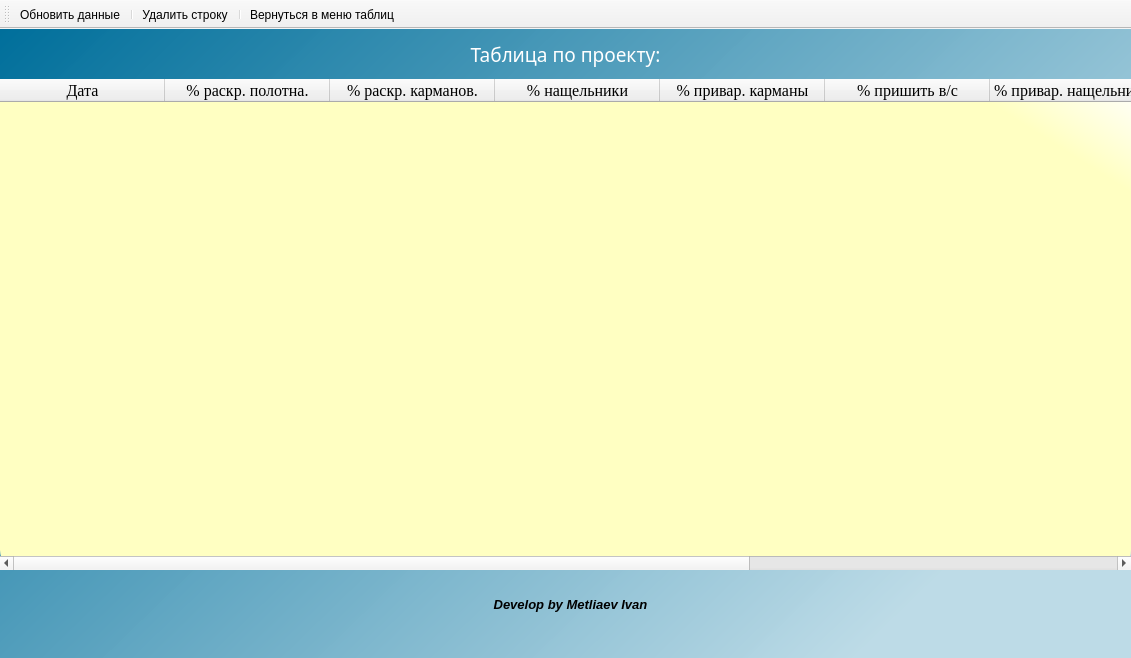
<?xml version="1.0" encoding="UTF-8"?>
<ui version="4.0">
 <class>Table1</class>
 <widget class="QMainWindow" name="Table1">
  <property name="geometry">
   <rect>
    <x>0</x>
    <y>0</y>
    <width>1131</width>
    <height>658</height>
   </rect>
  </property>
  <property name="minimumSize">
   <size>
    <width>602</width>
    <height>658</height>
   </size>
  </property>
  <property name="maximumSize">
   <size>
    <width>3000</width>
    <height>3000</height>
   </size>
  </property>
  <property name="windowTitle">
   <string>Данные по проекту</string>
  </property>
  <property name="styleSheet">
   <string notr="true">QWidget#centralwidget{
     background:qlineargradient(spread:pad, x1:0, y1:0, x2:1, y2:0.574, stop:0 rgba(0, 111, 155, 255), stop:1 rgba(187, 218, 230, 248));
}</string>
  </property>
  <widget class="QWidget" name="centralwidget">
   <widget class="QTableWidget" name="maintable">
    <property name="geometry">
     <rect>
      <x>0</x>
      <y>50</y>
      <width>1131</width>
      <height>491</height>
     </rect>
    </property>
    <property name="minimumSize">
     <size>
      <width>0</width>
      <height>0</height>
     </size>
    </property>
    <property name="maximumSize">
     <size>
      <width>2000</width>
      <height>2000</height>
     </size>
    </property>
    <property name="font">
     <font>
      <family>Times New Roman</family>
      <pointsize>12</pointsize>
     </font>
    </property>
    <property name="styleSheet">
     <string notr="true">QTableWidget{
	background-color:qlineargradient(spread:pad, x1:0.892, y1:0.0738636, x2:1, y2:0, stop:0 rgba(255, 255, 194, 255), stop:1 rgba(255, 255, 255, 255));
	selection-background-color: qlineargradient(spread:pad, x1:0, y1:0, x2:1, y2:1, stop:0 rgba(81, 255, 95, 255), stop:1 rgba(187, 255, 207, 255));
	section-color:black;
	border-radius: 20%;
}
</string>
    </property>
    <property name="rowCount">
     <number>0</number>
    </property>
    <attribute name="horizontalHeaderVisible">
     <bool>true</bool>
    </attribute>
    <attribute name="horizontalHeaderCascadingSectionResizes">
     <bool>false</bool>
    </attribute>
    <attribute name="horizontalHeaderDefaultSectionSize">
     <number>165</number>
    </attribute>
    <attribute name="horizontalHeaderMinimumSectionSize">
     <number>84</number>
    </attribute>
    <attribute name="horizontalHeaderShowSortIndicator" stdset="0">
     <bool>true</bool>
    </attribute>
    <attribute name="horizontalHeaderStretchLastSection">
     <bool>false</bool>
    </attribute>
    <attribute name="verticalHeaderVisible">
     <bool>true</bool>
    </attribute>
    <column>
     <property name="text">
      <string>Дата</string>
     </property>
     <property name="font">
      <font>
       <family>Times New Roman</family>
       <pointsize>12</pointsize>
      </font>
     </property>
    </column>
    <column>
     <property name="text">
      <string>% раскр. полотна.</string>
     </property>
     <property name="font">
      <font>
       <family>Times New Roman</family>
       <pointsize>12</pointsize>
      </font>
     </property>
    </column>
    <column>
     <property name="text">
      <string>% раскр. карманов.</string>
     </property>
     <property name="font">
      <font>
       <family>Times New Roman</family>
       <pointsize>12</pointsize>
      </font>
     </property>
    </column>
    <column>
     <property name="text">
      <string>% нащельники</string>
     </property>
     <property name="font">
      <font>
       <family>Times New Roman</family>
       <pointsize>12</pointsize>
      </font>
     </property>
    </column>
    <column>
     <property name="text">
      <string>% привар. карманы</string>
     </property>
     <property name="font">
      <font>
       <family>Times New Roman</family>
       <pointsize>12</pointsize>
      </font>
     </property>
    </column>
    <column>
     <property name="text">
      <string>% пришить в/с</string>
     </property>
     <property name="font">
      <font>
       <family>Times New Roman</family>
       <pointsize>12</pointsize>
      </font>
     </property>
    </column>
    <column>
     <property name="text">
      <string>% привар. нащельники</string>
     </property>
     <property name="font">
      <font>
       <family>Times New Roman</family>
       <pointsize>12</pointsize>
      </font>
     </property>
    </column>
    <column>
     <property name="text">
      <string>% упаковка</string>
     </property>
     <property name="font">
      <font>
       <family>Times New Roman</family>
       <pointsize>12</pointsize>
      </font>
     </property>
    </column>
    <column>
     <property name="text">
      <string>% общей готовности</string>
     </property>
     <property name="font">
      <font>
       <family>Times New Roman</family>
       <pointsize>12</pointsize>
      </font>
     </property>
    </column>
   </widget>
   <widget class="QLabel" name="logo">
    <property name="geometry">
     <rect>
      <x>660</x>
      <y>550</y>
      <width>51</width>
      <height>51</height>
     </rect>
    </property>
    <property name="minimumSize">
     <size>
      <width>30</width>
      <height>30</height>
     </size>
    </property>
    <property name="styleSheet">
     <string notr="true">image:url(:/logo/logo/35th Parallel-logos1.png);
</string>
    </property>
    <property name="text">
     <string/>
    </property>
   </widget>
   <widget class="QLabel" name="progect_name_label">
    <property name="geometry">
     <rect>
      <x>0</x>
      <y>0</y>
      <width>1131</width>
      <height>51</height>
     </rect>
    </property>
    <property name="font">
     <font>
      <family>Times New Roman 12</family>
      <pointsize>14</pointsize>
      <weight>50</weight>
      <italic>false</italic>
      <bold>false</bold>
     </font>
    </property>
    <property name="styleSheet">
     <string notr="true">QLabel{
font: 14pt &quot;Times New Roman&quot; bold;
color:white
}</string>
    </property>
    <property name="text">
     <string>Таблица по проекту:</string>
    </property>
    <property name="alignment">
     <set>Qt::AlignCenter</set>
    </property>
    <property name="wordWrap">
     <bool>true</bool>
    </property>
   </widget>
   <widget class="QLabel" name="label_develop">
    <property name="geometry">
     <rect>
      <x>0</x>
      <y>550</y>
      <width>1141</width>
      <height>51</height>
     </rect>
    </property>
    <property name="font">
     <font>
      <family>MS Sans Serif</family>
      <pointsize>10</pointsize>
      <weight>75</weight>
      <italic>true</italic>
      <bold>true</bold>
     </font>
    </property>
    <property name="text">
     <string>Develop by Metliaev Ivan</string>
    </property>
    <property name="alignment">
     <set>Qt::AlignCenter</set>
    </property>
   </widget>
   <zorder>label_develop</zorder>
   <zorder>maintable</zorder>
   <zorder>logo</zorder>
   <zorder>progect_name_label</zorder>
  </widget>
  <widget class="QToolBar" name="toolBar">
   <property name="minimumSize">
    <size>
     <width>0</width>
     <height>0</height>
    </size>
   </property>
   <property name="maximumSize">
    <size>
     <width>16777215</width>
     <height>50</height>
    </size>
   </property>
   <property name="windowTitle">
    <string>toolBar</string>
   </property>
   <property name="iconSize">
    <size>
     <width>46</width>
     <height>46</height>
    </size>
   </property>
   <attribute name="toolBarArea">
    <enum>TopToolBarArea</enum>
   </attribute>
   <attribute name="toolBarBreak">
    <bool>false</bool>
   </attribute>
   <addaction name="refresh_1"/>
   <addaction name="separator"/>
   <addaction name="delite_str"/>
   <addaction name="separator"/>
   <addaction name="exit_from_table"/>
  </widget>
  <action name="delite_str">
   <property name="checkable">
    <bool>true</bool>
   </property>
   <property name="icon">
    <iconset resource="../images/images_store.qrc">
     <normaloff>:/table/tables/delite_db.png</normaloff>:/table/tables/delite_db.png</iconset>
   </property>
   <property name="text">
    <string>Удалить строку</string>
   </property>
  </action>
  <action name="exit_from_table">
   <property name="checkable">
    <bool>true</bool>
   </property>
   <property name="icon">
    <iconset>
     <normaloff>../images/tables/exit.png</normaloff>../images/tables/exit.png</iconset>
   </property>
   <property name="text">
    <string>Вернуться в меню таблиц</string>
   </property>
  </action>
  <action name="refresh_1">
   <property name="checked">
    <bool>false</bool>
   </property>
   <property name="enabled">
    <bool>true</bool>
   </property>
   <property name="icon">
    <iconset resource="../images/images_store.qrc">
     <normaloff>:/table/tables/refresh.png</normaloff>:/table/tables/refresh.png</iconset>
   </property>
   <property name="text">
    <string>Обновить данные</string>
   </property>
   <property name="toolTip">
    <string>Обновить данные</string>
   </property>
   <property name="shortcutVisibleInContextMenu">
    <bool>true</bool>
   </property>
  </action>
 </widget>
 <resources>
  <include location="../images/images_store.qrc"/>
 </resources>
 <connections/>
</ui>
